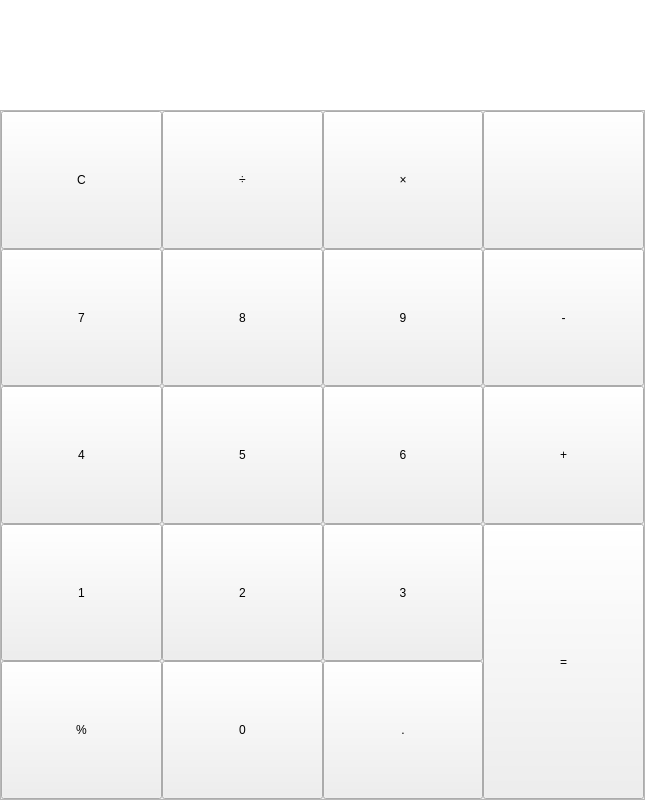
<?xml version="1.0" encoding="UTF-8"?>
<ui version="4.0">
 <class>PageStandard</class>
 <widget class="QWidget" name="PageStandard">
  <property name="geometry">
   <rect>
    <x>0</x>
    <y>0</y>
    <width>645</width>
    <height>800</height>
   </rect>
  </property>
  <property name="windowTitle">
   <string>PageStandard</string>
  </property>
  <property name="styleSheet">
   <string notr="true"/>
  </property>
  <layout class="QVBoxLayout" name="verticalLayout">
   <property name="spacing">
    <number>0</number>
   </property>
   <property name="leftMargin">
    <number>0</number>
   </property>
   <property name="topMargin">
    <number>0</number>
   </property>
   <property name="rightMargin">
    <number>0</number>
   </property>
   <property name="bottomMargin">
    <number>0</number>
   </property>
   <item>
    <widget class="QLineEdit" name="ledt_out1">
     <property name="sizePolicy">
      <sizepolicy hsizetype="Expanding" vsizetype="Maximum">
       <horstretch>0</horstretch>
       <verstretch>0</verstretch>
      </sizepolicy>
     </property>
     <property name="minimumSize">
      <size>
       <width>0</width>
       <height>80</height>
      </size>
     </property>
     <property name="inputMask">
      <string/>
     </property>
     <property name="text">
      <string/>
     </property>
     <property name="frame">
      <bool>false</bool>
     </property>
     <property name="alignment">
      <set>Qt::AlignRight|Qt::AlignTrailing|Qt::AlignVCenter</set>
     </property>
     <property name="readOnly">
      <bool>false</bool>
     </property>
     <property name="clearButtonEnabled">
      <bool>false</bool>
     </property>
    </widget>
   </item>
   <item>
    <widget class="QLineEdit" name="ledt_out2">
     <property name="sizePolicy">
      <sizepolicy hsizetype="Expanding" vsizetype="Maximum">
       <horstretch>0</horstretch>
       <verstretch>0</verstretch>
      </sizepolicy>
     </property>
     <property name="minimumSize">
      <size>
       <width>0</width>
       <height>30</height>
      </size>
     </property>
     <property name="text">
      <string/>
     </property>
     <property name="frame">
      <bool>false</bool>
     </property>
     <property name="alignment">
      <set>Qt::AlignRight|Qt::AlignTrailing|Qt::AlignVCenter</set>
     </property>
     <property name="readOnly">
      <bool>true</bool>
     </property>
    </widget>
   </item>
   <item>
    <widget class="QFrame" name="fm_calcuKb">
     <property name="styleSheet">
      <string notr="true"/>
     </property>
     <property name="frameShape">
      <enum>QFrame::StyledPanel</enum>
     </property>
     <property name="frameShadow">
      <enum>QFrame::Raised</enum>
     </property>
     <layout class="QGridLayout" name="gridLayout">
      <property name="sizeConstraint">
       <enum>QLayout::SetMaximumSize</enum>
      </property>
      <property name="leftMargin">
       <number>0</number>
      </property>
      <property name="topMargin">
       <number>0</number>
      </property>
      <property name="rightMargin">
       <number>0</number>
      </property>
      <property name="bottomMargin">
       <number>0</number>
      </property>
      <property name="spacing">
       <number>0</number>
      </property>
      <item row="3" column="3">
       <widget class="QPushButton" name="btn_kb43">
        <property name="sizePolicy">
         <sizepolicy hsizetype="Expanding" vsizetype="Expanding">
          <horstretch>0</horstretch>
          <verstretch>0</verstretch>
         </sizepolicy>
        </property>
        <property name="text">
         <string>3</string>
        </property>
       </widget>
      </item>
      <item row="4" column="0">
       <widget class="QPushButton" name="btn_kb51">
        <property name="sizePolicy">
         <sizepolicy hsizetype="Expanding" vsizetype="Expanding">
          <horstretch>0</horstretch>
          <verstretch>0</verstretch>
         </sizepolicy>
        </property>
        <property name="text">
         <string>%</string>
        </property>
       </widget>
      </item>
      <item row="0" column="2">
       <widget class="QPushButton" name="btn_kb12">
        <property name="sizePolicy">
         <sizepolicy hsizetype="Expanding" vsizetype="Expanding">
          <horstretch>0</horstretch>
          <verstretch>0</verstretch>
         </sizepolicy>
        </property>
        <property name="text">
         <string>÷</string>
        </property>
       </widget>
      </item>
      <item row="1" column="3">
       <widget class="QPushButton" name="btn_kb23">
        <property name="sizePolicy">
         <sizepolicy hsizetype="Expanding" vsizetype="Expanding">
          <horstretch>0</horstretch>
          <verstretch>0</verstretch>
         </sizepolicy>
        </property>
        <property name="text">
         <string>9</string>
        </property>
       </widget>
      </item>
      <item row="1" column="4">
       <widget class="QPushButton" name="btn_kb24">
        <property name="sizePolicy">
         <sizepolicy hsizetype="Expanding" vsizetype="Expanding">
          <horstretch>0</horstretch>
          <verstretch>0</verstretch>
         </sizepolicy>
        </property>
        <property name="text">
         <string>-</string>
        </property>
       </widget>
      </item>
      <item row="3" column="4" rowspan="2">
       <widget class="QPushButton" name="btn_kb54">
        <property name="sizePolicy">
         <sizepolicy hsizetype="Expanding" vsizetype="Expanding">
          <horstretch>0</horstretch>
          <verstretch>0</verstretch>
         </sizepolicy>
        </property>
        <property name="text">
         <string>=</string>
        </property>
       </widget>
      </item>
      <item row="0" column="4">
       <widget class="QPushButton" name="btn_kb14">
        <property name="sizePolicy">
         <sizepolicy hsizetype="Expanding" vsizetype="Expanding">
          <horstretch>0</horstretch>
          <verstretch>0</verstretch>
         </sizepolicy>
        </property>
        <property name="text">
         <string/>
        </property>
        <property name="icon">
         <iconset>
          <selectedon>:/res/icon/backspace.png</selectedon>
         </iconset>
        </property>
        <property name="iconSize">
         <size>
          <width>32</width>
          <height>32</height>
         </size>
        </property>
       </widget>
      </item>
      <item row="2" column="4">
       <widget class="QPushButton" name="btn_kb34">
        <property name="sizePolicy">
         <sizepolicy hsizetype="Expanding" vsizetype="Expanding">
          <horstretch>0</horstretch>
          <verstretch>0</verstretch>
         </sizepolicy>
        </property>
        <property name="text">
         <string>+</string>
        </property>
       </widget>
      </item>
      <item row="0" column="0">
       <widget class="QPushButton" name="btn_kb11">
        <property name="sizePolicy">
         <sizepolicy hsizetype="Expanding" vsizetype="Expanding">
          <horstretch>0</horstretch>
          <verstretch>0</verstretch>
         </sizepolicy>
        </property>
        <property name="text">
         <string>C</string>
        </property>
       </widget>
      </item>
      <item row="2" column="3">
       <widget class="QPushButton" name="btn_kb33">
        <property name="sizePolicy">
         <sizepolicy hsizetype="Expanding" vsizetype="Expanding">
          <horstretch>0</horstretch>
          <verstretch>0</verstretch>
         </sizepolicy>
        </property>
        <property name="text">
         <string>6</string>
        </property>
       </widget>
      </item>
      <item row="4" column="3">
       <widget class="QPushButton" name="btn_kb53">
        <property name="sizePolicy">
         <sizepolicy hsizetype="Expanding" vsizetype="Expanding">
          <horstretch>0</horstretch>
          <verstretch>0</verstretch>
         </sizepolicy>
        </property>
        <property name="text">
         <string>.</string>
        </property>
       </widget>
      </item>
      <item row="1" column="2">
       <widget class="QPushButton" name="btn_kb22">
        <property name="sizePolicy">
         <sizepolicy hsizetype="Expanding" vsizetype="Expanding">
          <horstretch>0</horstretch>
          <verstretch>0</verstretch>
         </sizepolicy>
        </property>
        <property name="text">
         <string>8</string>
        </property>
       </widget>
      </item>
      <item row="2" column="2">
       <widget class="QPushButton" name="btn_kb32">
        <property name="sizePolicy">
         <sizepolicy hsizetype="Expanding" vsizetype="Expanding">
          <horstretch>0</horstretch>
          <verstretch>0</verstretch>
         </sizepolicy>
        </property>
        <property name="text">
         <string>5</string>
        </property>
       </widget>
      </item>
      <item row="2" column="0">
       <widget class="QPushButton" name="btn_kb31">
        <property name="sizePolicy">
         <sizepolicy hsizetype="Expanding" vsizetype="Expanding">
          <horstretch>0</horstretch>
          <verstretch>0</verstretch>
         </sizepolicy>
        </property>
        <property name="text">
         <string>4</string>
        </property>
       </widget>
      </item>
      <item row="1" column="0">
       <widget class="QPushButton" name="btn_kb21">
        <property name="sizePolicy">
         <sizepolicy hsizetype="Expanding" vsizetype="Expanding">
          <horstretch>0</horstretch>
          <verstretch>0</verstretch>
         </sizepolicy>
        </property>
        <property name="text">
         <string>7</string>
        </property>
       </widget>
      </item>
      <item row="3" column="2">
       <widget class="QPushButton" name="btn_kb42">
        <property name="sizePolicy">
         <sizepolicy hsizetype="Expanding" vsizetype="Expanding">
          <horstretch>0</horstretch>
          <verstretch>0</verstretch>
         </sizepolicy>
        </property>
        <property name="text">
         <string>2</string>
        </property>
       </widget>
      </item>
      <item row="0" column="3">
       <widget class="QPushButton" name="btn_kb13">
        <property name="sizePolicy">
         <sizepolicy hsizetype="Expanding" vsizetype="Expanding">
          <horstretch>0</horstretch>
          <verstretch>0</verstretch>
         </sizepolicy>
        </property>
        <property name="text">
         <string>×</string>
        </property>
       </widget>
      </item>
      <item row="3" column="0">
       <widget class="QPushButton" name="btn_kb41">
        <property name="sizePolicy">
         <sizepolicy hsizetype="Expanding" vsizetype="Expanding">
          <horstretch>0</horstretch>
          <verstretch>0</verstretch>
         </sizepolicy>
        </property>
        <property name="text">
         <string>1</string>
        </property>
       </widget>
      </item>
      <item row="4" column="2">
       <widget class="QPushButton" name="btn_kb52">
        <property name="sizePolicy">
         <sizepolicy hsizetype="Expanding" vsizetype="Expanding">
          <horstretch>0</horstretch>
          <verstretch>0</verstretch>
         </sizepolicy>
        </property>
        <property name="text">
         <string>0</string>
        </property>
       </widget>
      </item>
     </layout>
    </widget>
   </item>
  </layout>
 </widget>
 <resources>
  <include location="../../res.qrc"/>
 </resources>
 <connections/>
</ui>
